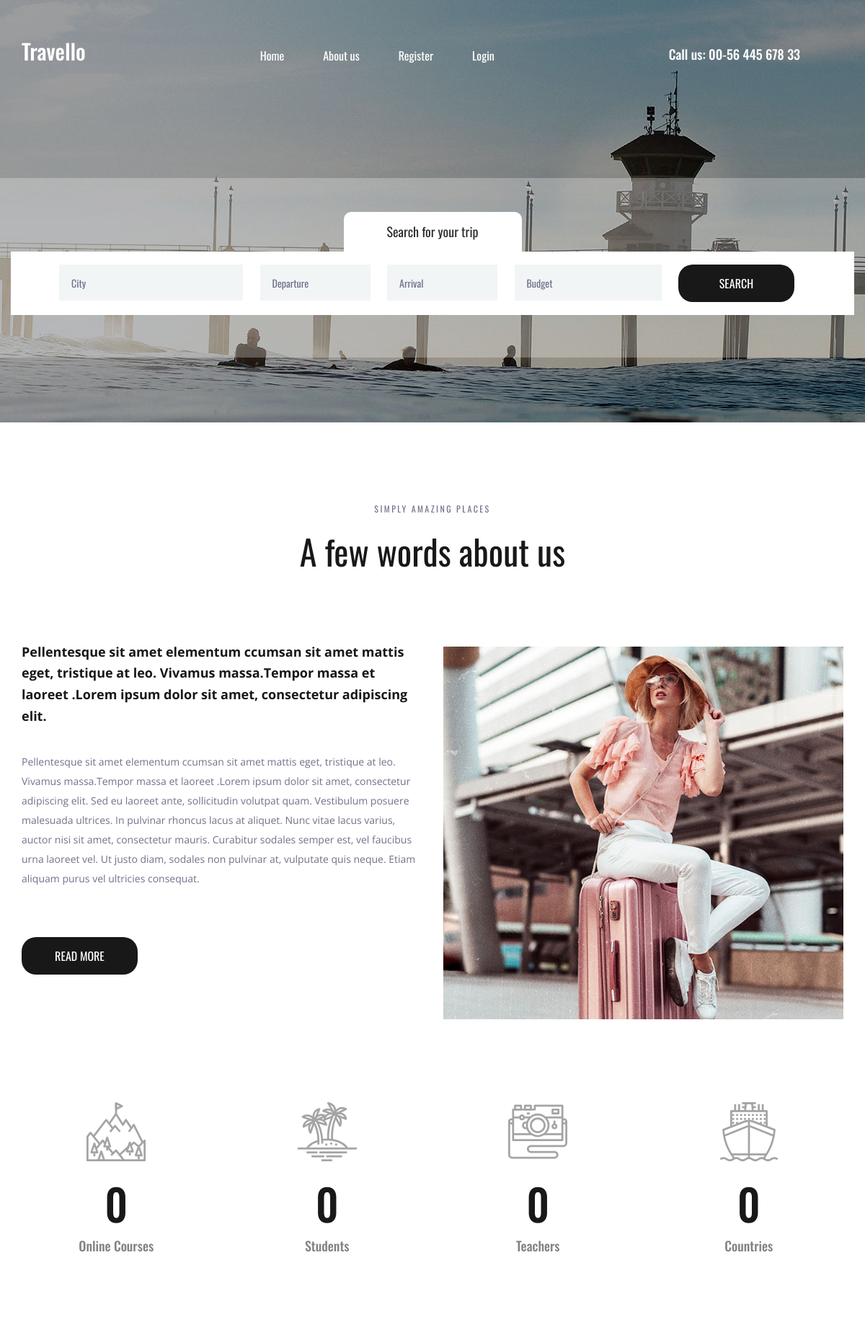
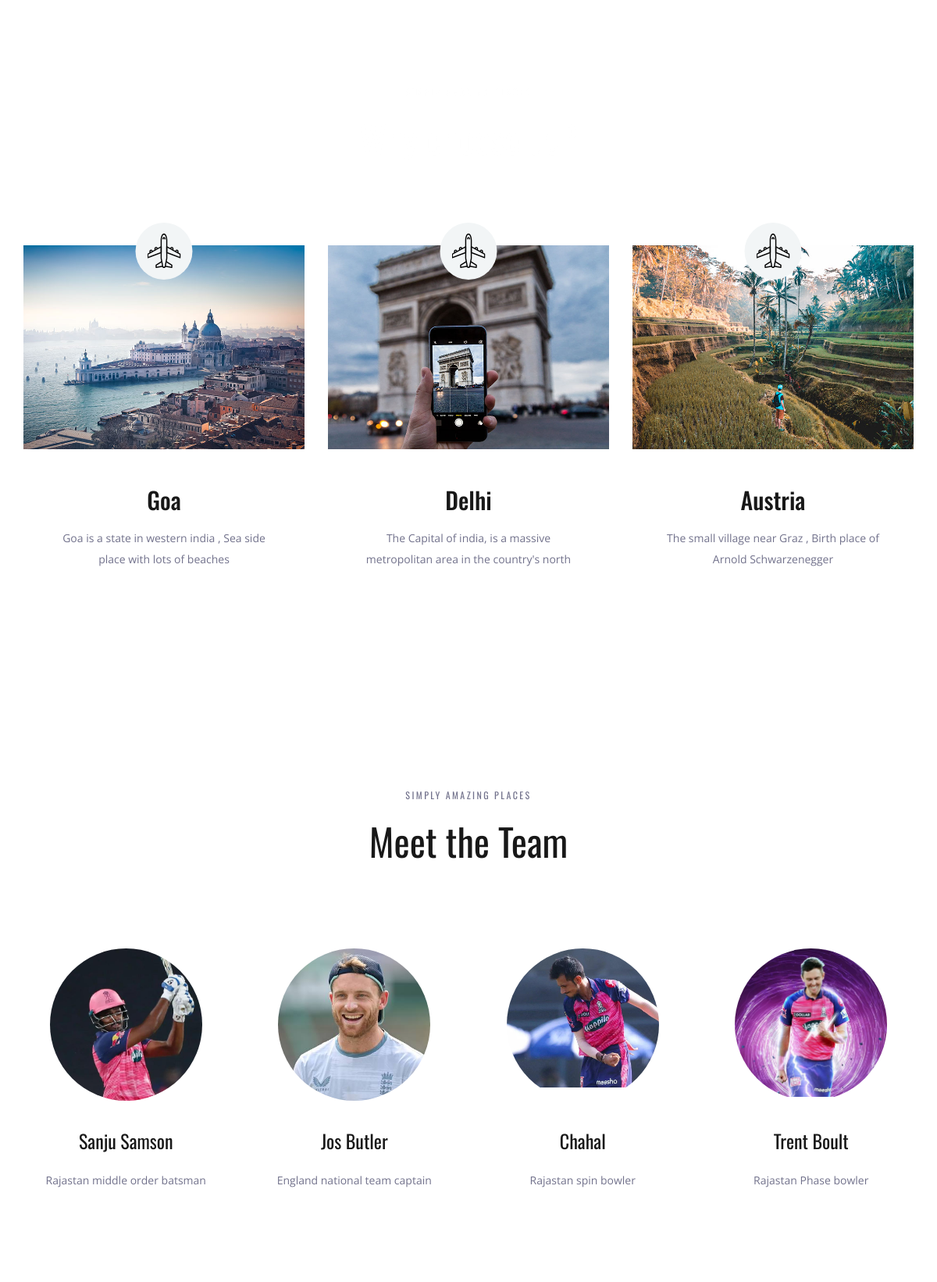
The page / (upper part) on the database its author committed (2 pictures, top to bottom).
### vetapp/models.py (models this page shows, shortened)
class Place(models.Model):
    name = models.CharField(max_length=250)
    img = models.ImageField(upload_to='pics')
    desc = models.TextField()

class Team(models.Model):
    name = models.CharField(max_length=250)
    img = models.ImageField(upload_to='pics')
    desc = models.TextField()
    age = models.IntegerField()

### vetapp/views.py (the view)
# urls.py: path('', views.demo , name='home'),
def demo(req):
    obj = Place.objects.all()
    obj2 = Team.objects.all()
    return render(req, "index.html",{'result': obj, 'Person': obj2})

### templates/index.html (shortened to what this page needs)
{% load static %}
<!DOCTYPE html>
<html lang="en">
<head>
<link rel="stylesheet" type="text/css" href="{% static 'styles/bootstrap4/bootstrap.min.css' %}">
<link href="{% static 'plugins/font-awesome-4.7.0/css/font-awesome.min.css' %}" rel="stylesheet" type="text/css">
<link rel="stylesheet" type="text/css" href="{% static 'plugins/OwlCarousel2-2.2.1/owl.carousel.css' %}">
<link rel="stylesheet" type="text/css" href="{% static 'plugins/OwlCarousel2-2.2.1/owl.theme.default.css' %}">
<link rel="stylesheet" type="text/css" href="{% static 'plugins/OwlCarousel2-2.2.1/animate.css' %}">
<link rel="stylesheet" type="text/css" href="{% static 'styles/about.css' %}">
<link rel="stylesheet" type="text/css" href="{% static 'styles/about_responsive.css' %}">
</head>
<body>
<div class="super_container">
	<header class="header">
		<div class="container">
			<div class="row">
				<div class="col">
					<div class="header_content d-flex flex-row align-items-center justify-content-start">
						<div class="header_content_inner d-flex flex-row align-items-end justify-content-start">
							<div class="logo"><a href="index.html">Travello</a></div>
							<nav class="main_nav">
								<ul class="d-flex flex-row align-items-start justify-content-start">
									<li><a href="{% url 'vetapp:home' %}">Home</a></li>
									<li ><a href="{% url 'vetapp:home' %}">About us</a></li>
									{% if user.is_authenticated %}
										<li><a href="#">Hello {{user.username}}</a></li>
										<li><a href="credentials/logout">Logout</a></li>
									{% else %}
										<li><a href="credentials/register">Register</a></li>
										<li><a href="credentials/login">Login</a></li>
									{% endif %}
								</ul>
							</nav>
							<div class="header_phone ml-auto">Call us: 00-56 445 678 33</div>
						</div>
					</div>
				</div>
			</div>
		</div>
	</header>
	<div class="home">
		<div class="background_image" style="background-image:url({% static 'images/about.jpg' %})"></div>
	</div>
	<div class="home_search">
		<div class="container">
			<div class="row">
				<div class="col">
					<div class="home_search_container">
						<div class="home_search_title">Search for your trip</div>
						<div class="home_search_content">
							<form action="#" class="home_search_form" id="home_search_form">
								<div class="d-flex flex-lg-row flex-column align-items-start justify-content-lg-between justify-content-start">
									<input type="text" class="search_input search_input_1" placeholder="City" required="required">
									<input type="text" class="search_input search_input_2" placeholder="Departure" required="required">
									<input type="text" class="search_input search_input_3" placeholder="Arrival" required="required">
									<input type="text" class="search_input search_input_4" placeholder="Budget" required="required">
									<button class="home_search_button">search</button>
								</div>
							</form>
						</div>
					</div>
				</div>
			</div>
		</div>
	</div>
	<div class="about">
		<div class="container">
			<div class="row">
				<div class="col text-center">
					<div class="section_subtitle">simply amazing places</div>
					<div class="section_title"><h2>A few words about us</h2></div>
				</div>
			</div>
			<div class="row about_row">
				<div class="col-lg-6">
					<div class="about_content">
						<div class="text_highlight">Pellentesque sit amet elementum ccumsan sit amet mattis eget, tristique at leo. Vivamus massa.Tempor massa et laoreet .Lorem ipsum dolor sit amet, consectetur adipiscing elit.</div>
						<div class="about_text">
							<p>Pellentesque sit amet elementum ccumsan sit amet mattis eget, tristique at leo. Vivamus massa.Tempor massa et laoreet .Lorem ipsum dolor sit amet, consectetur adipiscing elit. Sed eu laoreet ante, sollicitudin volutpat quam. Vestibulum posuere malesuada ultrices. In pulvinar rhoncus lacus at aliquet. Nunc vitae lacus varius, auctor nisi sit amet, consectetur mauris. Curabitur sodales semper est, vel faucibus urna laoreet vel. Ut justo diam, sodales non pulvinar at, vulputate quis neque. Etiam aliquam purus vel ultricies consequat.</p>
						</div>
						<div class="button about_button"><a href="#">read more</a></div>
					</div>
				</div>
				<div class="col-lg-6">
					<div class="about_image"><img src="{% static 'images/about_1.jpg' %}" alt=""></div>
				</div>
			</div>
		</div>
	</div>
	<div class="milestones">
		<div class="container">
			<div class="row">
				<div class="col-lg-3 milestone_col">
					<div class="milestone text-center">
						<div class="milestone_icon"><img src="{% static 'images/mountain.svg' %}" alt=""></div>
						<div class="milestone_counter" data-end-value="17">0</div>
						<div class="milestone_text">Online Courses</div>
					</div>
				</div>
				<div class="col-lg-3 milestone_col">
					<div class="milestone text-center">
						<div class="milestone_icon"><img src="{% static 'images/island.svg' %}" alt=""></div>
						<div class="milestone_counter" data-end-value="213">0</div>
						<div class="milestone_text">Students</div>
					</div>
				</div>
				<div class="col-lg-3 milestone_col">
					<div class="milestone text-center">
						<div class="milestone_icon"><img src="{% static 'images/camera.svg' %}" alt=""></div>
						<div class="milestone_counter" data-end-value="11923">0</div>
						<div class="milestone_text">Teachers</div>
					</div>
				</div>
				<div class="col-lg-3 milestone_col">
					<div class="milestone text-center">
						<div class="milestone_icon"><img src="{% static 'images/boat.svg' %}" alt=""></div>
						<div class="milestone_counter" data-end-value="15">0</div>
						<div class="milestone_text">Countries</div>
					</div>
				</div>
			</div>
		</div>
	</div>
	<div class="why">
		<div class="parallax_background parallax-window" data-parallax="scroll" data-image-src="{% static 'images/why.jpg' %} " data-speed="0.8"></div>
		<div class="container">
			<div class="row">
				<div class="col text-center">
					<div class="section_subtitle">simply amazing places</div>
					<div class="section_title"><h2>Why choose us?</h2></div>
				</div>
			</div>
			<div class="row why_row">
				{% for i in result %}
				<div class="col-lg-4 why_col">
					<div class="why_item">
						<div class="why_image">
							<img src="{{i.img.url}}" alt="">
							<div class="why_icon d-flex flex-column align-items-center justify-content-center">
								<img src="{% static 'images/why_1.svg' %}" alt="">
							</div>
						</div>
						<div class="why_content text-center">
							<div class="why_title">{{i.name}}</div>
							<div class="why_text">
								<p>{{i.desc}}</p>
							</div>
						</div>
					</div>
				</div>
				{% endfor %}
			</div>
		</div>
	</div>
	<div class="team">
		<div class="container">
			<div class="row">
				<div class="col text-center">
					<div class="section_subtitle">simply amazing places</div>
					<div class="section_title"><h2>Meet the Team</h2></div>
				</div>
			</div>
			<div class="row team_row">
				{% for i in Person %}
				<div class="col-xl-3 col-md-6 team_col">
					<div class="team_item d-flex flex-column align-items-center justify-content-start text-center">
						<div class="team_image"><img src="{{i.img.url}}" alt=""></div>
						<div class="team_content">
							<div class="team_title"><a href="#">{{i.name}}</a></div>
							<div class="team_text">
								<p>{{i.desc}}</p>
							</div>
						</div>
					</div>
				</div>
				{% endfor%}
			</div>
		</div>
	</div>
</div>
</body>
</html>

### rows shown on the page
Place: img (picture), name "Goa", desc "Goa is a state in western india , Sea side place with lots of beaches"
Place: img (picture), name "Delhi", desc "The Capital of india, is a massive metropolitan area in the country's north"
Place: img (picture), name "Austria", desc "The small village near Graz , Birth place of Arnold Schwarzenegger"
Team: img (picture), name "Sanju Samson", desc "Rajastan middle order batsman"
Team: img (picture), name "Jos Butler", desc "England national team captain"
Team: img (picture), name "Chahal", desc "Rajastan spin bowler"
Team: img (picture), name "Trent Boult", desc "Rajastan Phase bowler"
